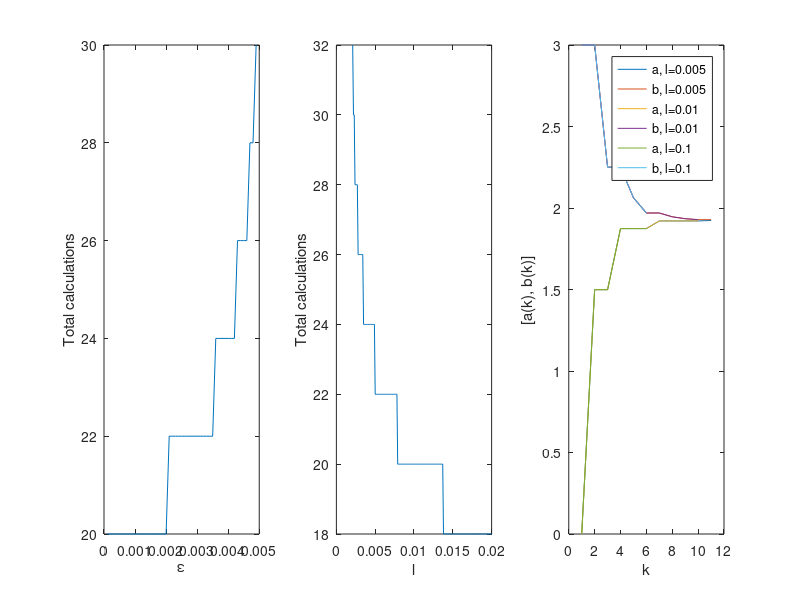
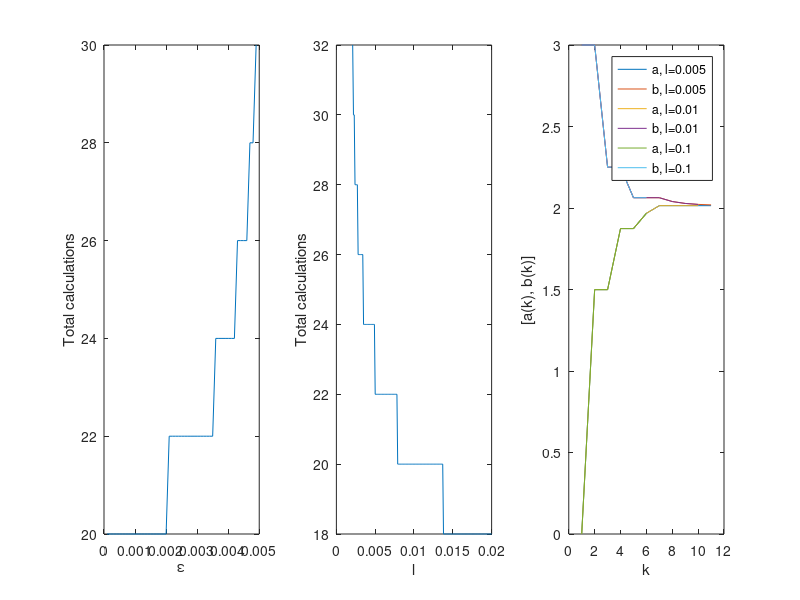
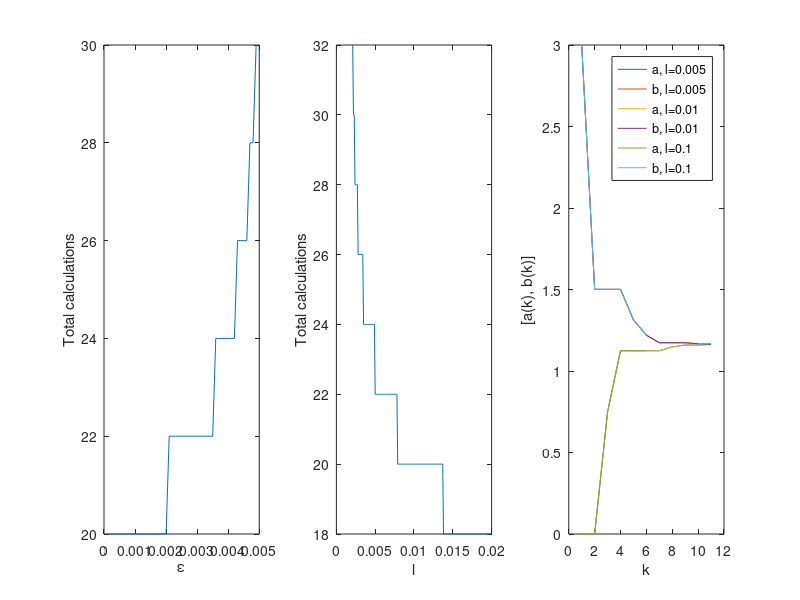

The MATLAB source for these figures, in order:
clear all
clc

% Define an array of functions
functions = {@(x) (x - 1)^3 + ((x - 4)^2)*cos(x), @(x) exp((-2)*x) + (x - 2)^2, @(x) (x^2)*log(0.5*x) + sin((0.2*x)^2)};

% Iterate through each function
for j = 1:length(functions)
    figure(j)
    % Initialize parameters
    l = 0.01;
    e = 0.001;

    a = zeros(100, 1);
    b = zeros(100, 1);

    x1 = zeros(100, 1);
    x2 = zeros(100, 1);

    % Define initial interval [a, b]
    a(1) = 0;
    b(1) = 3;
    k = 1;

    f = functions{j};

    % Bisection method
    while (b(k) - a(k)) >= l
        % Update the interval [a, b] and store the values
        x1(k) = (a(k) + b(k))/2 - e;
        x2(k) = (a(k) + b(k))/2 + e;

        if f(x1(k)) < f(x2(k))
            a(k + 1) = a(k);
            b(k + 1) = x2(k);
        else
            a(k + 1) = x1(k);
            b(k + 1) = b(k);
        end
        k = k + 1;
    end

    fprintf('For function %d, the minimum value belongs to the interval [a, b] = [%f, %f]\n', j, a(k), b(k));

    % Additional optimizations with different parameter variations and plot results
    l = 0.01;
    e = 0.0001:0.0001:0.0049;

    a = zeros(100, 1);
    b = zeros(100, 1);

    x1 = zeros(100, 1);
    x2 = zeros(100, 1);

    a(1) = 0; 
    b(1) = 3;

    N = zeros(length(e), 1);

    for i = 1:length(e)
        k = 1;
        while (b(k) - a(k)) >= l 
            % Update the interval [a, b] and store the values
            x1(k) = (a(k) + b(k))/2 - e(i);
            x2(k) = (a(k) + b(k))/2 + e(i);

            if f(x1(k)) < f(x2(k))
                a(k+1) = a(k);
                b(k+1) = x2(k);
            else
                a(k+1) = x1(k);
                b(k+1) = b(k);
            end
            k = k + 1;
        end
        N(i) = k;
    end
    number_of_calculations = 2*N;
    
    % Plot the total number of calculations
    subplot(1,3,1);
    plot(e, number_of_calculations);
    hold on;
    xlabel('ε');
    ylabel('Total calculations');
    
    % Variation of l
    e = 0.001;
    l = 0.0021:0.0001:0.02;
    
    a = zeros(100, 1);
    b = zeros(100, 1);
    
    x1 = zeros(100, 1);
    x2 = zeros(100, 1);
    
    a(1) = 0; 
    b(1) = 3;
    
    N = zeros(length(l), 1);
    
    for i = 1:length(l)
        k = 1;
        while ( b(k) - a(k) ) >= l(i)
            % Update the interval [a, b] and store the values
            x1(k) = (a(k) + b(k))/2 - e;
            x2(k) = (a(k) + b(k))/2 + e;
    
            if f(x1(k)) < f(x2(k))
                a(k+1) = a(k);
                b(k+1) = x2(k);
            else
                a(k+1) = x1(k);
                b(k+1) = b(k);
            end
            k = k + 1;
        end
        N(i) = k;
    end
    number_of_calculations = 2*N;
    
    subplot(1,3,2);
    plot(l, number_of_calculations);
    hold on;
    xlabel('l');
    ylabel('Total calculations');
    
    % Plot interval against k for different l values
    l = [0.005, 0.01, 0.1];
    
    a = zeros(100, 3);
    b = zeros(100, 3);
    
    x1 = zeros(100, 3);
    x2 = zeros(100, 3);
    
    a(1,:) = [0, 0, 0];
    b(1,:) = [3, 3, 3];
    
    k = zeros(1, 3);
    
    for i = 1:3
        k(i) = 1;
        while (b(k(i), i) - a(k(i), i)) >= l(i) 
            % Update the interval [a, b] and store the values
            x1(k(i), i) = (a(k(i), i) + b(k(i), i))/2 - e;
            x2(k(i), i) = (a(k(i), i) + b(k(i), i))/2 + e; 
    
            if f(x1(k(i), i)) < f(x2(k(i), i))
                a(k(i)+1, i) = a(k(i), i);
                b(k(i)+1, i) = x2(k(i), i);
            else
                a(k(i)+1, i) = x1(k(i), i);
                b(k(i)+1, i) = b(k(i), i);
            end
    
            k(i) = k(i) + 1;
        end
    end
    
    % Indices for plotting intervals [a(k), b(k)]
    K1 = (1:1:k(1))';
    K2 = (1:1:k(2))';
    K3 = (1:1:k(3))';
    
    subplot(1,3,3);
    plot(K1, a(1:k(1),1));
    hold on;
    plot(K1, b(1:k(1),1));
    plot(K2, a(1:k(2),1));
    plot(K2, b(1:k(2),1));
    plot(K3, a(1:k(3),1));
    plot(K3, b(1:k(3),1));
    
    xlabel('k');
    ylabel('[a(k), b(k)]');
    legend({'a, l=0.005','b, l=0.005','a, l=0.01','b, l=0.01','a, l=0.1','b, l=0.1'});
end